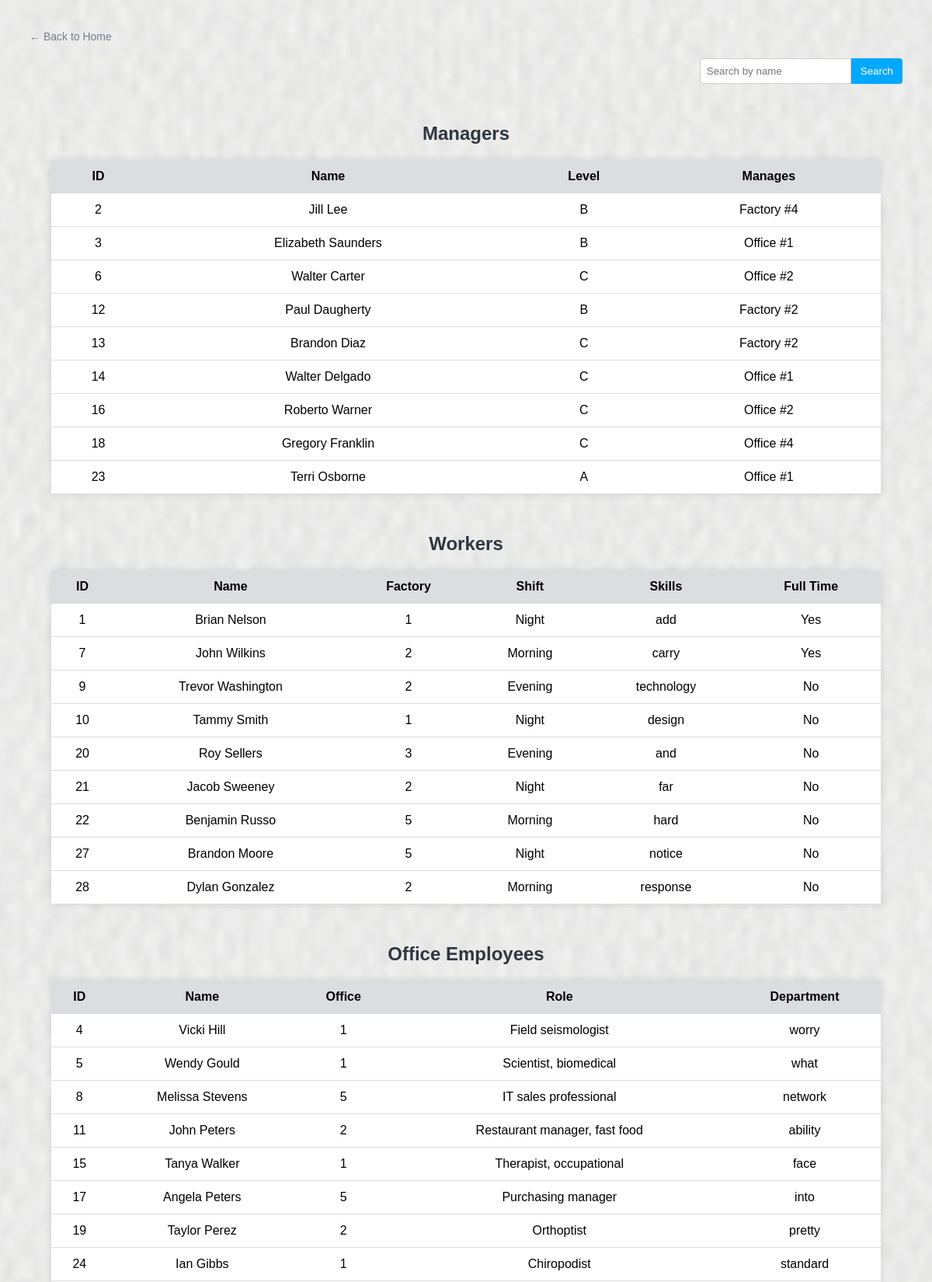
The app's page /Factory/admin/manage_employees.php (upper part) with its own data.
### tables this page shows
CREATE TABLE IF NOT EXISTS `manager` (
  `EmployeeID` int NOT NULL AUTO_INCREMENT,
  `Level` varchar(50) DEFAULT NULL,
  `ManagesEntityType` enum('Factory','Office') DEFAULT NULL,
  `ManagesEntityID` int DEFAULT NULL,
  PRIMARY KEY (`EmployeeID`)
);

CREATE TABLE IF NOT EXISTS `employee` (
  `EmployeeID` int NOT NULL AUTO_INCREMENT,
  `Name` varchar(100) DEFAULT NULL,
  `NationalID` varchar(50) DEFAULT NULL,
  `Phone` varchar(20) DEFAULT NULL,
  `Email` varchar(100) DEFAULT NULL,
  `HireDate` date DEFAULT NULL,
  `Salary` decimal(10,2) DEFAULT NULL,
  `Type` enum('Manager','Worker','OfficeEmployee') DEFAULT NULL,
  PRIMARY KEY (`EmployeeID`)
);

CREATE TABLE IF NOT EXISTS `worker` (
  `EmployeeID` int NOT NULL AUTO_INCREMENT,
  `FactoryID` int DEFAULT NULL,
  `Shift` enum('Morning','Evening','Night') DEFAULT NULL,
  `Skills` text,
  `IsFullTime` tinyint(1) DEFAULT NULL,
  PRIMARY KEY (`EmployeeID`),
  KEY `FactoryID` (`FactoryID`)
);

CREATE TABLE IF NOT EXISTS `officeemployee` (
  `EmployeeID` int NOT NULL AUTO_INCREMENT,
  `OfficeID` int DEFAULT NULL,
  `Role` varchar(100) DEFAULT NULL,
  `Department` varchar(100) DEFAULT NULL,
  PRIMARY KEY (`EmployeeID`),
  KEY `OfficeID` (`OfficeID`)
);

### Factory/admin/manage_employees.php (the view, shortened to what this page needs)
<?php
include '../config.php';
$search = isset($_GET['search']) ? $_GET['search'] : '';
?>
<!DOCTYPE html>
<html lang="en">
<head>
</head>
<body>
    <a href="../index.php" class="btn-back">&larr; Back to Home</a>
    <form method="GET" class="search-box">
        <input type="text" name="search" placeholder="Search by name" value="<?= htmlspecialchars($search) ?>">
        <button type="submit">Search</button>
    </form>
    <h2 class="section">Managers</h2>
    <table>
        <tr><th>ID</th><th>Name</th><th>Level</th><th>Manages</th></tr>
        <?php
        $q = mysqli_query($conn, "SELECT e.EmployeeID, e.Name, m.Level, CONCAT(m.ManagesEntityType, ' #', m.ManagesEntityID) AS Manages FROM Manager m JOIN Employee e ON m.EmployeeID = e.EmployeeID WHERE e.Name LIKE '%$search%'");
        while ($row = mysqli_fetch_assoc($q)) {
            echo "<tr><td>{$row['EmployeeID']}</td><td>{$row['Name']}</td><td>{$row['Level']}</td><td>{$row['Manages']}</td></tr>";
        }
        ?>
    </table>
    <h2 class="section">Workers</h2>
    <table>
        <tr><th>ID</th><th>Name</th><th>Factory</th><th>Shift</th><th>Skills</th><th>Full Time</th></tr>
        <?php
        $q = mysqli_query($conn, "SELECT e.EmployeeID, e.Name, w.FactoryID, w.Shift, w.Skills, w.IsFullTime FROM Worker w JOIN Employee e ON w.EmployeeID = e.EmployeeID WHERE e.Name LIKE '%$search%'");
        while ($row = mysqli_fetch_assoc($q)) {
            echo "<tr><td>{$row['EmployeeID']}</td><td>{$row['Name']}</td><td>{$row['FactoryID']}</td><td>{$row['Shift']}</td><td>{$row['Skills']}</td><td>" . ($row['IsFullTime'] ? 'Yes' : 'No') . "</td></tr>";
        }
        ?>
    </table>
    <h2 class="section">Office Employees</h2>
    <table>
        <tr><th>ID</th><th>Name</th><th>Office</th><th>Role</th><th>Department</th></tr>
        <?php
        $q = mysqli_query($conn, "SELECT e.EmployeeID, e.Name, o.OfficeID, o.Role, o.Department FROM OfficeEmployee o JOIN Employee e ON o.EmployeeID = e.EmployeeID WHERE e.Name LIKE '%$search%'");
        while ($row = mysqli_fetch_assoc($q)) {
            echo "<tr><td>{$row['EmployeeID']}</td><td>{$row['Name']}</td><td>{$row['OfficeID']}</td><td>{$row['Role']}</td><td>{$row['Department']}</td></tr>";
        }
        ?>
    </table>
</body>
</html>

### Factory/admin/manage_employees.php (style rules this page uses)
body { background-image: url('../images/fabric_1.png'); background-size: cover; background-position: center; background-repeat: no-repeat; background-attachment: fixed; font-family: Arial, sans-serif; background-color: #f5f6fa; padding: 30px; }
h2.section { text-align: center; margin-top: 50px; color: #2f3640; }
table { margin: 20px auto; border-collapse: collapse; width: 95%; background-color: white; box-shadow: 0 0 10px rgba(0,0,0,0.1); }
th, td { padding: 12px; border-bottom: 1px solid #ddd; text-align: center; }
th { background-color: #dcdde1; }
.btn-back { display: inline-block; margin-bottom: 20px; text-decoration: none; color: #718093; font-size: 14px; }
.search-box { display: flex; justify-content: flex-end; margin-bottom: 20px; }
.search-box input { padding: 8px; border: 1px solid #ccc; border-radius: 4px 0 0 4px; }
.search-box button { padding: 8px 12px; border: none; background-color: #00a8ff; color: white; border-radius: 0 4px 4px 0; cursor: pointer; }

### records on screen
manager: employee.EmployeeID "2", employee.Name "Jill Lee", Level "B", Manages "Factory #4"
manager: employee.EmployeeID "3", employee.Name "Elizabeth Saunders", Level "B", Manages "Office #1"
manager: employee.EmployeeID "6", employee.Name "Walter Carter", Level "C", Manages "Office #2"
manager: employee.EmployeeID "12", employee.Name "Paul Daugherty", Level "B", Manages "Factory #2"
manager: employee.EmployeeID "13", employee.Name "Brandon Diaz", Level "C", Manages "Factory #2"
manager: employee.EmployeeID "14", employee.Name "Walter Delgado", Level "C", Manages "Office #1"
manager: employee.EmployeeID "16", employee.Name "Roberto Warner", Level "C", Manages "Office #2"
manager: employee.EmployeeID "18", employee.Name "Gregory Franklin", Level "C", Manages "Office #4"
manager: employee.EmployeeID "23", employee.Name "Terri Osborne", Level "A", Manages "Office #1"
worker: employee.EmployeeID "1", employee.Name "Brian Nelson", FactoryID "1", Shift "Night", Skills "add", IsFullTime "Yes"
worker: employee.EmployeeID "7", employee.Name "John Wilkins", FactoryID "2", Shift "Morning", Skills "carry", IsFullTime "Yes"
worker: employee.EmployeeID "9", employee.Name "Trevor Washington", FactoryID "2", Shift "Evening", Skills "technology", IsFullTime "No"
worker: employee.EmployeeID "10", employee.Name "Tammy Smith", FactoryID "1", Shift "Night", Skills "design", IsFullTime "No"
worker: employee.EmployeeID "20", employee.Name "Roy Sellers", FactoryID "3", Shift "Evening", Skills "and", IsFullTime "No"
worker: employee.EmployeeID "21", employee.Name "Jacob Sweeney", FactoryID "2", Shift "Night", Skills "far", IsFullTime "No"
worker: employee.EmployeeID "22", employee.Name "Benjamin Russo", FactoryID "5", Shift "Morning", Skills "hard", IsFullTime "No"
worker: employee.EmployeeID "27", employee.Name "Brandon Moore", FactoryID "5", Shift "Night", Skills "notice", IsFullTime "No"
worker: employee.EmployeeID "28", employee.Name "Dylan Gonzalez", FactoryID "2", Shift "Morning", Skills "response", IsFullTime "No"
officeemployee: employee.EmployeeID "4", employee.Name "Vicki Hill", OfficeID "1", Role "Field seismologist", Department "worry"
officeemployee: employee.EmployeeID "5", employee.Name "Wendy Gould", OfficeID "1", Role "Scientist, biomedical", Department "what"
officeemployee: employee.EmployeeID "8", employee.Name "Melissa Stevens", OfficeID "5", Role "IT sales professional", Department "network"
officeemployee: employee.EmployeeID "11", employee.Name "John Peters", OfficeID "2", Role "Restaurant manager, fast food", Department "ability"
officeemployee: employee.EmployeeID "15", employee.Name "Tanya Walker", OfficeID "1", Role "Therapist, occupational", Department "face"
officeemployee: employee.EmployeeID "17", employee.Name "Angela Peters", OfficeID "5", Role "Purchasing manager", Department "into"
officeemployee: employee.EmployeeID "19", employee.Name "Taylor Perez", OfficeID "2", Role "Orthoptist", Department "pretty"
officeemployee: employee.EmployeeID "24", employee.Name "Ian Gibbs", OfficeID "1", Role "Chiropodist", Department "standard"
